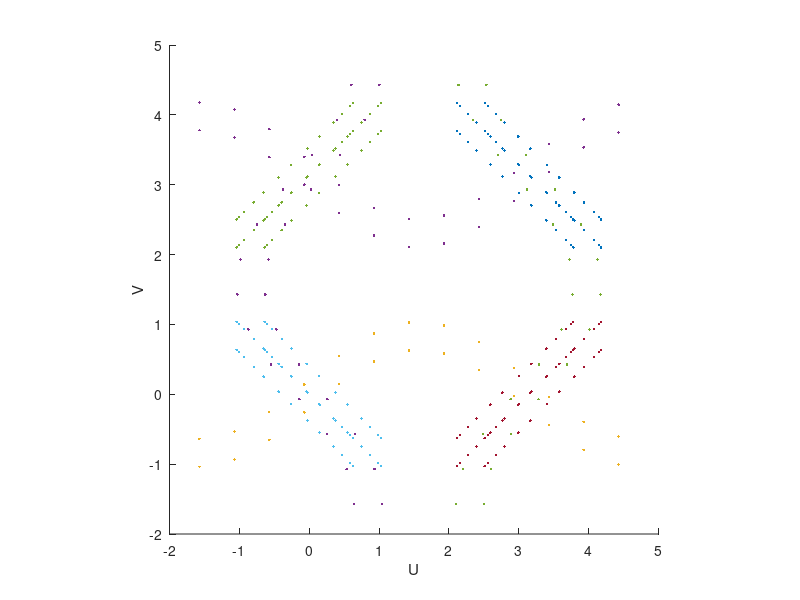

This figure's MATLAB source: (Note: this script raises an error after producing the figure.)
%% 3D parametric lattices
close all
clear


unit_cells = 4; % go for a 3x3x3 system
amp = 0.8*pi/3;
l = 0.2;

t = -pi/2:0.5:(pi*(3/2));
a = pi;
b = pi/2;
c = pi;
f = 1; % period = 2*pi


figure
hold on
axis square

xlabel('U')
ylabel('V')
zlabel('W')

surface = [];
% B, B' in u, w
u = t;
w = -amp*sin(f*t);
v = 0*ones(size(t)) + amp*sin(f*t);
points = zeros(4*length(t), 3);

unit_offset = 2*pi;
for i = 1:length(t)
    points(4*i-3,:) = [u(i), v(i) + l, w(i) - l];
    points(4*i-2,:) = [u(i), v(i) + l, w(i) + l];
    points(4*i-1,:) = [u(i), v(i) - l, w(i) + l];
    points(4*i,:) = [u(i), v(i) - l, w(i) - l];
end
scatter3(points(:,1), points(:,2), points(:, 3), '.k')
surface = [surface; points];
v = a*ones(size(t)) - amp*sin(f*t);
for i = 1:length(t)
    points(4*i-3,:) = [u(i), v(i) + l, w(i) - l];
    points(4*i-2,:) = [u(i), v(i) + l, w(i) + l];
    points(4*i-1,:) = [u(i), v(i) - l, w(i) + l];
    points(4*i,:) = [u(i), v(i) - l, w(i) - l];
end
scatter3(points(:,1), points(:,2), points(:, 3), '.k')
surface = [surface; points];

u = t;
w = amp*sin(f*t)+pi;
v = 0*ones(size(t)) + amp*sin(f*t);
for i = 1:length(t)
    points(4*i-3,:) = [u(i), v(i) + l, w(i) - l];
    points(4*i-2,:) = [u(i), v(i) + l, w(i) + l];
    points(4*i-1,:) = [u(i), v(i) - l, w(i) + l];
    points(4*i,:) = [u(i), v(i) - l, w(i) - l];
end
scatter3(points(:,1), points(:,2), points(:, 3), '.k')
surface = [surface; points];
v = a*ones(size(t)) - amp*sin(f*t);
for i = 1:length(t)
    points(4*i-3,:) = [u(i), v(i) + l, w(i) - l];
    points(4*i-2,:) = [u(i), v(i) + l, w(i) + l];
    points(4*i-1,:) = [u(i), v(i) - l, w(i) + l];
    points(4*i,:) = [u(i), v(i) - l, w(i) - l];
end
scatter3(points(:,1), points(:,2), points(:, 3), '.k')
surface = [surface; points];

u = amp*sin(f*t);
w = t;
v = a*ones(size(t)) + amp*sin(f*t);
for i = 1:length(t)
    points(4*i-3,:) = [u(i) - l, v(i) + l, w(i)];
    points(4*i-2,:) = [u(i) + l, v(i) + l, w(i)];
    points(4*i-1,:) = [u(i) + l, v(i) - l, w(i)];
    points(4*i,:) = [u(i) - l, v(i) - l, w(i)];
end
scatter3(points(:,1), points(:,2), points(:, 3), '.k')
surface = [surface; points];


% C, C'
w = t;
v = -amp*sin(f*t);
u = 0*ones(size(t)) + amp*sin(f*t);
for i = 1:length(t)
    points(4*i-3,:) = [u(i) - l, v(i) + l, w(i)];
    points(4*i-2,:) = [u(i) + l, v(i) + l, w(i)];
    points(4*i-1,:) = [u(i) + l, v(i) - l, w(i)];
    points(4*i,:) = [u(i) - l, v(i) - l, w(i)];
end
scatter3(points(:,1), points(:,2), points(:, 3), '.k')
surface = [surface; points];
u = a*ones(size(t)) - amp*sin(f*t);
for i = 1:length(t)
    points(4*i-3,:) = [u(i) - l, v(i) + l, w(i)];
    points(4*i-2,:) = [u(i) + l, v(i) + l, w(i)];
    points(4*i-1,:) = [u(i) + l, v(i) - l, w(i)];
    points(4*i,:) = [u(i) - l, v(i) - l, w(i)];
end
scatter3(points(:,1), points(:,2), points(:, 3), '.k')
surface = [surface; points];


w = t;
v = amp*sin(f*t) + pi;
u = a*ones(size(t)) - amp*sin(f*t);
for i = 1:length(t)
    points(4*i-3,:) = [u(i) - l, v(i) + l, w(i)];
    points(4*i-2,:) = [u(i) + l, v(i) + l, w(i)];
    points(4*i-1,:) = [u(i) + l, v(i) - l, w(i)];
    points(4*i,:) = [u(i) - l, v(i) - l, w(i)];
end
scatter3(points(:,1), points(:,2), points(:, 3), '.k')
surface = [surface; points];

w = amp*sin(f*t);
v = t;
u = 0*ones(size(t)) - amp*sin(f*t);
for i = 1:length(t)
    points(4*i-3,:) = [u(i) - l, v(i), w(i) + l];
    points(4*i-2,:) = [u(i) + l, v(i), w(i) + l];
    points(4*i-1,:) = [u(i) + l, v(i), w(i) - l];
    points(4*i,:) = [u(i) - l, v(i), w(i) - l];
end
scatter3(points(:,1), points(:,2), points(:, 3), '.k')
surface = [surface; points];
u = a*ones(size(t)) + amp*sin(f*t);
for i = 1:length(t)
    points(4*i-3,:) = [u(i) - l, v(i), w(i) + l];
    points(4*i-2,:) = [u(i) + l, v(i), w(i) + l];
    points(4*i-1,:) = [u(i) + l, v(i), w(i) - l];
    points(4*i,:) = [u(i) - l, v(i), w(i) - l];
end
scatter3(points(:,1), points(:,2), points(:, 3), '.k')
surface = [surface; points];

w = -amp*sin(f*t)+pi;
v = t;
u = 0*ones(size(t)) - amp*sin(f*t);
for i = 1:length(t)
    points(4*i-3,:) = [u(i) - l, v(i), w(i) + l];
    points(4*i-2,:) = [u(i) + l, v(i), w(i) + l];
    points(4*i-1,:) = [u(i) + l, v(i), w(i) - l];
    points(4*i,:) = [u(i) - l, v(i), w(i) - l];
end
scatter3(points(:,1), points(:,2), points(:, 3), '.k')
surface = [surface; points];
u = a*ones(size(t)) + amp*sin(f*t);
for i = 1:length(t)
    points(4*i-3,:) = [u(i) - l, v(i), w(i) + l];
    points(4*i-2,:) = [u(i) + l, v(i), w(i) + l];
    points(4*i-1,:) = [u(i) + l, v(i), w(i) - l];
    points(4*i,:) = [u(i) - l, v(i), w(i) - l];
end
scatter3(points(:,1), points(:,2), points(:, 3), '.k')
surface = [surface; points];
%% Multiplying the Unit Cell:
for j = 1:unit_cells
    % U direction
    holder = surface(:,1) + unit_offset;
    surface = [surface; [holder, surface(:,2:3)]];
    % V direction
    holder = surface(:,2) + unit_offset;
    surface = [surface; [surface(:,1), holder, surface(:,3)]];
    % W direction
    holder = surface(:,3) + unit_offset;
    surface = [surface; [surface(:,1:2), holder]];
end

%% Scaling and offsetting
offset = min(surface);
surface = surface - offset;
scaling = max(surface);
surface = surface./scaling;

%% Constructing Surface
% Using alphaShape
figure
shp = alphaShape(surface(:,1), surface(:,2), surface(:,3));
shp.Alpha = 2*l/max(scaling);
plot(shp)
[triangles, vertices] = boundaryFacets(shp);
stlwrite('test0.stl', triangles, vertices)